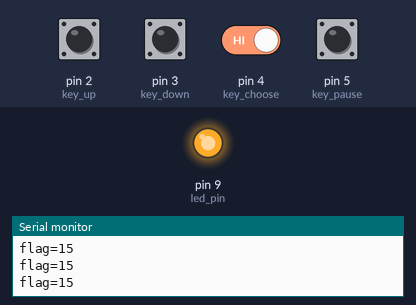
Bench run of a sketch on a simulated Arduino Uno, built with avr-gcc and run on an emulated ATmega328P. Shown: output pins drawn as LEDs (lit = HIGH), the last lines printed to the serial monitor. Inputs (shaded band) come from the test bench; at power-on: pin 2 (key_up), pin 3 (key_down), pin 4 (key_choose), pin 5 (key_pause) HIGH.

Above: at 1.2 s.
1.3 s: pin 3 (key_down) pulled LOW for 0.15 s
At 1.42 s:
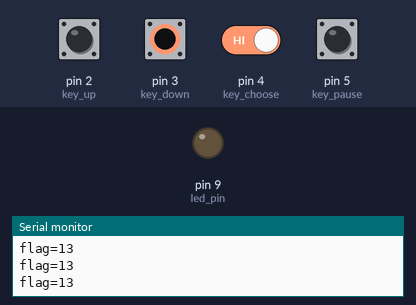
3.0 s: pin 3 (key_down) pulled LOW for 1 s
At 4.4 s:
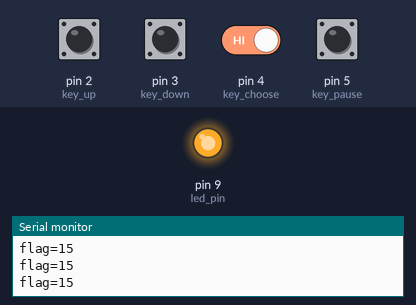
9.5 s: pin 3 (key_down) driven LOW and pin 4 (key_choose) driven LOW
At 9.9 s:
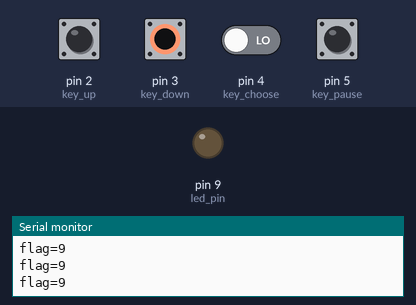
12.5 s: pin 3 (key_down) driven HIGH
At 13.4 s:
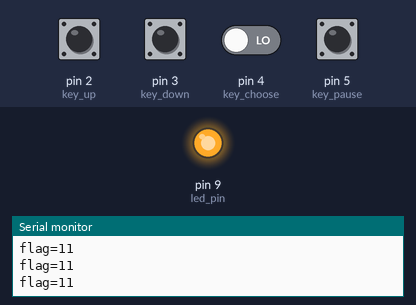
15.5 s: pin 3 (key_down) driven LOW
At 16.9 s:
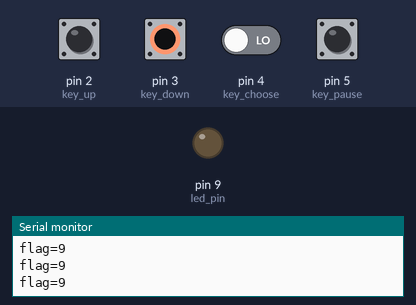
Timing chart, 0 to 18.5 s (numbered marks = the images above; inputs shaded):
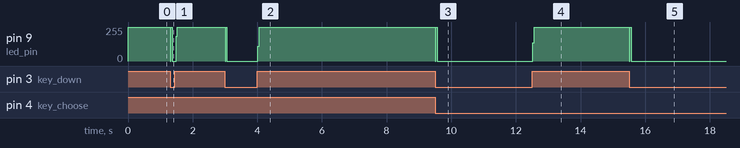

The sketch:

button.ino
```cpp
//hello
int key_up = 2;
int key_down = 3;
int key_choose = 4;
int key_pause = 5;
int led_pin = 9;
void setup() {
 pinMode(led_pin,OUTPUT);//这个是led的IO口
 pinMode(key_up,INPUT);//这个是按键控制的IO口
 pinMode(key_down,INPUT);//这个是按键控制的IO口
 pinMode(key_choose,INPUT);//这个是按键控制的IO口
 pinMode(key_pause,INPUT);//这个是按键控制的IO口
Serial.begin(9600);//把是否按下的信息通过串口来进行显示出来；
}
int flag = 0;//这个是判断按键是否按下的一个标志变量；
void loop() {
 // digitalWrite(key_pin,LOW);
 // delay(10);
  //flag = ;
 if(digitalRead(key_up) == LOW)
  {
    flag &= 126;
    digitalWrite(led_pin,LOW);
  //Serial.println("按键没有按下");
  }
 else
 {
  flag |= 1;
  digitalWrite(led_pin,HIGH);
  //Serial.println("按键有按下");
 }
 if(digitalRead(key_down) == LOW)
  {
    flag &= 125;
    digitalWrite(led_pin,LOW);
  }
 else
 {
  flag |= 2;
  digitalWrite(led_pin,HIGH);
 }
 if(digitalRead(key_choose) == LOW)
  {
    flag &= 123;
  }
 else
 {
  flag |= 4;
 }
 if(digitalRead(key_pause) == LOW)
  {
    flag &= 119;
  }
 else
 {
  flag |= 8;
 }
 Serial.print("flag=");
 Serial.println(flag);
}
```

Measured:
- after the input at 1.3 s, pin 9 (led_pin): 255/255 → 0/255 at once, → 255/255 0.18 s later
- after the input at 3.0 s, pin 9 (led_pin): 255/255 → 0/255 at once, → 255/255 1.0 s later
- after the input at 9.5 s, pin 9 (led_pin): 255/255 → 0/255 at once
- after the input at 12.5 s, pin 9 (led_pin): 0/255 → 255/255 at once
- after the input at 15.5 s, pin 9 (led_pin): 255/255 → 0/255 at once
